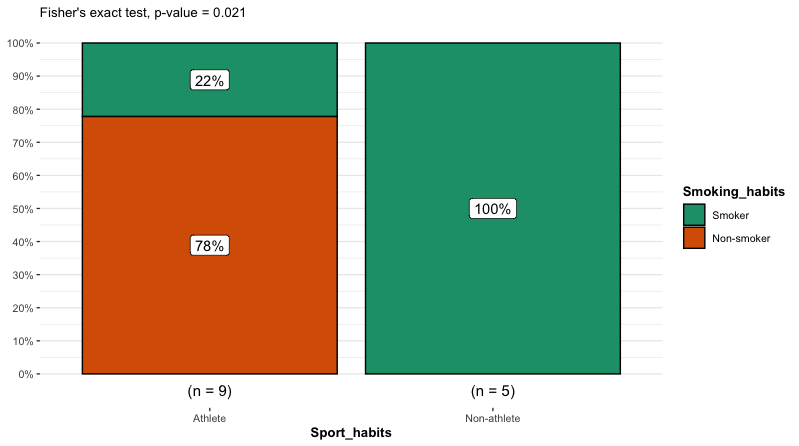

Generate this figure with R:
library(ggstatsplot)

dat <- data.frame(
  "smoke_no" = c(7, 0),
  "smoke_yes" = c(2, 5),
  row.names = c("Athlete", "Non-athlete"),
  stringsAsFactors = FALSE
)
colnames(dat) <- c("Non-smoker", "Smoker")

dat

test <- fisher.test(dat)
test

x <- c()
for (row in rownames(dat)) {
  for (col in colnames(dat)) {
    x <- rbind(x, matrix(rep(c(row, col), dat[row, col]), ncol = 2, byrow = TRUE))
  }
}
df <- as.data.frame(x)
colnames(df) <- c("Sport_habits", "Smoking_habits")
df

# Fisher's exact test with raw data
test <- fisher.test(table(df))

# combine plot and statistical test with ggbarstats
library(ggstatsplot)
p <- ggbarstats(
  df, Smoking_habits, Sport_habits,
  results.subtitle = FALSE,
  subtitle = paste0(
    "Fisher's exact test", ", p-value = ",
    ifelse(test$p.value < 0.001, "< 0.001", round(test$p.value, 3))
  )
)

png("./viz_out/fisher.png", units="in", width=8.9, height=5, res=300)
p
dev.off()